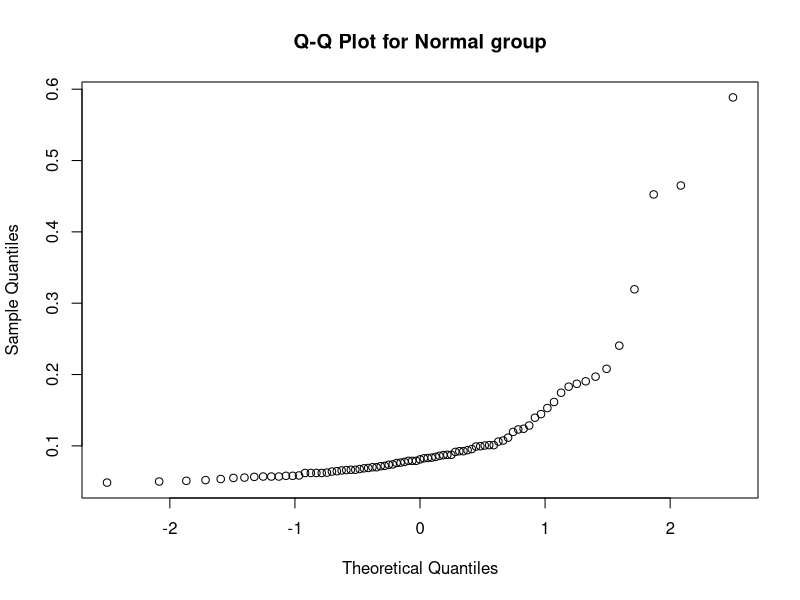
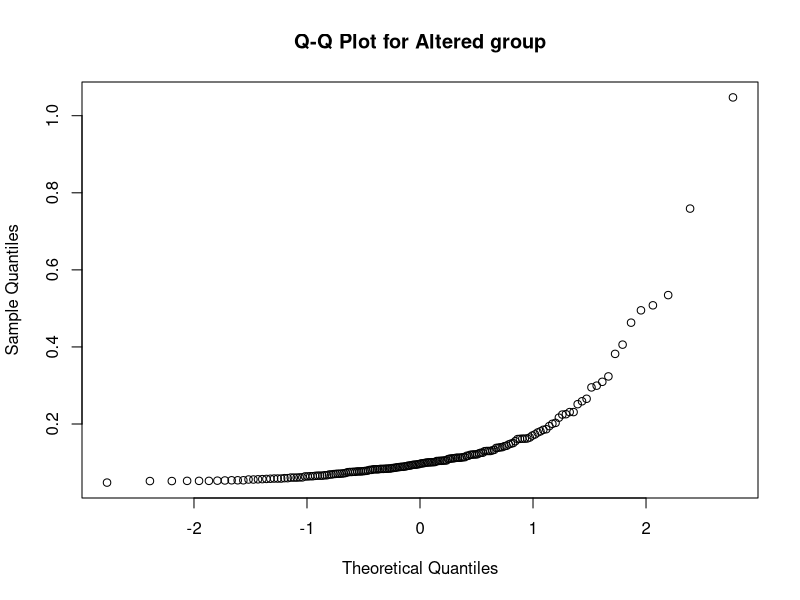
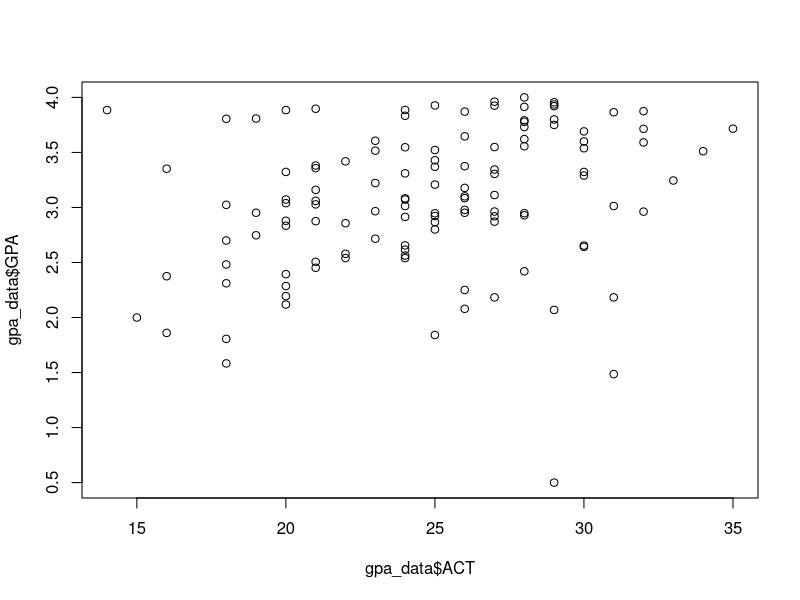
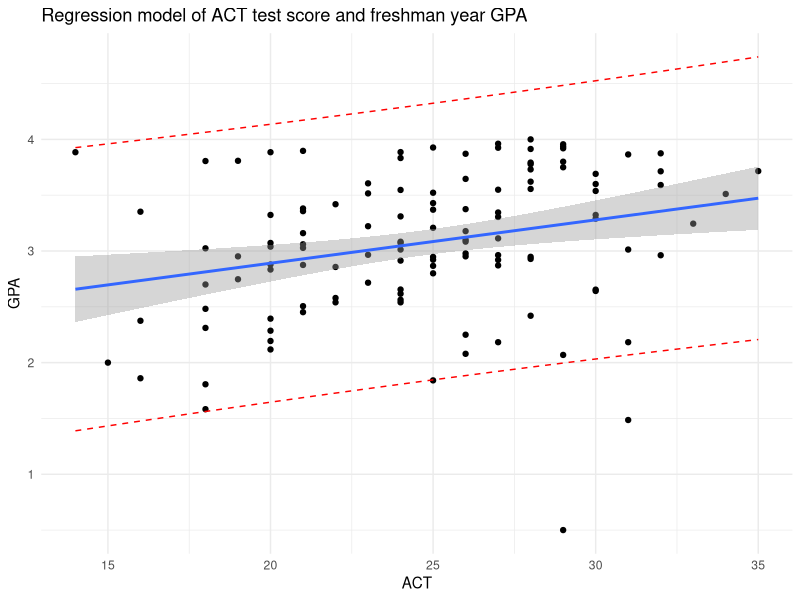

The R source for these figures, in order:
## ---- chunk 1
library(tidyverse)
library(viridis)
library(patchwork)
library(arsenal)
library(dplyr)
knitr::opts_chunk$set(
  fig.width = 6,
  fig.asp = 0.6,
  out.width = "100%"
)
theme_set(theme_minimal() + theme(legend.position = "bottom"))
options(
  ggplot2.continuous.colour = "viridis",
  ggplot2.continuous.fill = "viridis"
)
scale_colour_discrete = scale_color_viridis_d
scale_fill_discrete = scale_fill_viridis_d
set.seed(2844)
## ---- chunk 2
igm_df <- read.csv("./data/Antibodies.csv")


igm_df = 
  igm_df %>% 
  mutate(
    AgeCategory = as.factor(AgeCategory),
    Smell = as.factor(Smell),
    Gender = as.factor(Gender)
  )

my_labels <- list(AgeCategory = "Age(yrs)", Antibody_IgM = "IgM", Smell="Smell", Gender="Gender")
my_controls <- tableby.control(
               total = F,
               test=F,
               numeric.stats = c("meansd", "medianq1q3", "range", "Nmiss2"),
               cat.stats = c("countpct", "Nmiss2"),
               stats.labels = list(
               meansd = "Mean (SD)",
               medianq1q3 = "Median/IQR",
               range = "Min - Max",
               Nmiss2 = "Missing",
               countpct = "N (%)"))

tab1 <- tableby(Smell ~  Antibody_IgM, data = igm_df, control=my_controls)
summary(tab1, title = "Descriptive Statistics: Antibodies Data", labelTranslations = my_labels, text=T) %>% 
  knitr::kable()


rank_sum_norm = 
  igm_df %>%
  filter(Smell == "Normal") %>% 
  drop_na() %>% 
  select(Antibody_IgM)

rank_sum_alter = 
  igm_df %>% 
  filter(Smell == "Altered") %>%
  drop_na() %>% 
  select(Antibody_IgM)

qqnorm(rank_sum_norm$Antibody_IgM, main = "Q-Q Plot for Normal group")
qqnorm(rank_sum_alter$Antibody_IgM, main = "Q-Q Plot for Altered group")
  
  
n_1 = count(rank_sum_norm)
n_2 = count(rank_sum_alter)
## ---- chunk 3
non_para_test =
  wilcox.test(rank_sum_norm$Antibody_IgM, rank_sum_alter$Antibody_IgM,mu = 0) %>% 
  broom::tidy()
## ---- chunk 4
gpa_data = read.csv("./data/GPA.csv")

plot(gpa_data$ACT, gpa_data$GPA)

reg_gpa = lm(GPA ~ ACT, data = gpa_data)

summary(reg_gpa) 

## ---- chunk 5
pre_int <- predict(reg_gpa, interval = "prediction")

plot_data <- cbind(gpa_data, pre_int)

reg_plot <- ggplot(plot_data, aes(x = ACT, y = GPA)) +
  geom_point() +
  stat_smooth(method = lm)

reg_plot + 
  geom_line(aes(y = lwr), color = "red", linetype = "dashed") +
  geom_line(aes(y = upr), color = "red", linetype = "dashed") +
  ggtitle("Regression model of ACT test score and freshman year GPA")
## ---- chunk 6
confint(reg_gpa) %>% 
  knitr::kable()

## ---- chunk 7

predict(reg_gpa, data.frame(ACT = 28), interval = "confidence")

## ---- chunk 8
predict(reg_gpa, data.frame(ACT = 28), interval = "prediction")
